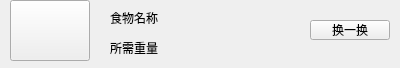
<?xml version="1.0" encoding="UTF-8"?>
<ui version="4.0">
 <class>FoodList</class>
 <widget class="QWidget" name="FoodList">
  <property name="geometry">
   <rect>
    <x>0</x>
    <y>0</y>
    <width>400</width>
    <height>68</height>
   </rect>
  </property>
  <property name="windowTitle">
   <string>Form</string>
  </property>
  <widget class="QPushButton" name="pushButton">
   <property name="geometry">
    <rect>
     <x>10</x>
     <y>0</y>
     <width>80</width>
     <height>61</height>
    </rect>
   </property>
   <property name="text">
    <string> </string>
   </property>
  </widget>
  <widget class="QLabel" name="label">
   <property name="geometry">
    <rect>
     <x>110</x>
     <y>10</y>
     <width>191</width>
     <height>16</height>
    </rect>
   </property>
   <property name="text">
    <string>食物名称</string>
   </property>
  </widget>
  <widget class="QLabel" name="label_2">
   <property name="geometry">
    <rect>
     <x>110</x>
     <y>40</y>
     <width>191</width>
     <height>16</height>
    </rect>
   </property>
   <property name="text">
    <string>所需重量</string>
   </property>
  </widget>
  <widget class="QPushButton" name="pushButton_2">
   <property name="geometry">
    <rect>
     <x>310</x>
     <y>20</y>
     <width>80</width>
     <height>20</height>
    </rect>
   </property>
   <property name="text">
    <string>换一换</string>
   </property>
  </widget>
 </widget>
 <resources/>
 <connections/>
</ui>
